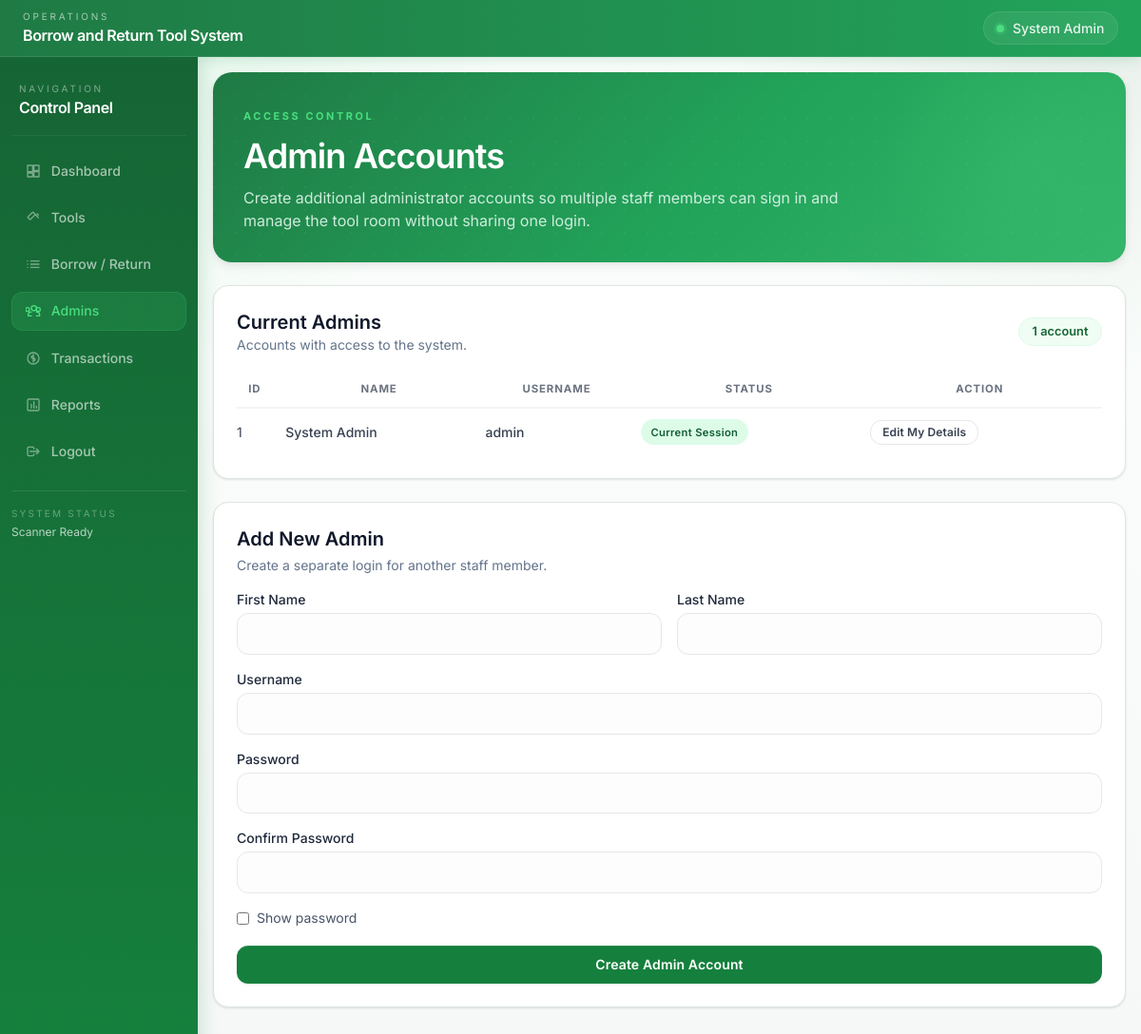
Screenshot of /admins (signed in) with the database file from the repository.
### tables this page shows
CREATE TABLE admins (
            id INTEGER PRIMARY KEY AUTOINCREMENT,
            username TEXT NOT NULL UNIQUE,
            password_hash TEXT NOT NULL
        , first_name TEXT DEFAULT '', last_name TEXT DEFAULT '');

### app.py (the view, shortened to what this page needs)
@app.route("/admins", methods=["GET", "POST"])
@login_required
def admins():
    db = get_db()
    return render_admins_page(db)

### app.py (called while the page is built)
def get_db():
    if "db" not in g:
        g.db = sqlite3.connect(DATABASE_PATH)
        g.db.row_factory = sqlite3.Row
        ensure_schema(g.db)
    return g.db

def login_required(view_func):
    @wraps(view_func)
    def wrapped_view(*args, **kwargs):
        if session.get("admin_id") is None:
            flash("Please log in to continue.", "warning")
            return redirect(url_for("login"))
        return view_func(*args, **kwargs)
    return wrapped_view

def render_admins_page(db, form_data=None):
    admins = db.execute(
        "SELECT id, username, first_name, last_name FROM admins ORDER BY username ASC"
    ).fetchall()
    return render_template(
        "admins.html",
        admins=admins,
        form_data=form_data or {},
    )

### templates/admins.html (shortened to what this page needs)
{% extends 'base.html' %}
{% block content %}
<div class="space-y-6">
    <section class="hero-panel p-6 md:p-8 overflow-hidden">
        <div class="max-w-3xl space-y-3 relative z-10">
            <span class="eyebrow">Access Control</span>
            <h2 class="text-3xl md:text-4xl font-semibold text-white tracking-tight">Admin Accounts</h2>
            <p class="text-emerald-50/85 max-w-2xl">Create additional administrator accounts so multiple staff members can sign in and manage the tool room without sharing one login.</p>
        </div>
        <div class="hero-orb"></div>
    </section>
    <div class="grid grid-cols-1 xl:grid-cols-[1.1fr_0.9fr] gap-6">
        <section class="surface-panel p-5 md:p-6 space-y-4">
            <div class="flex items-center justify-between gap-3 flex-wrap">
                <div>
                    <h3 class="text-xl font-semibold text-slate-900">Current Admins</h3>
                    <p class="text-sm text-slate-500">Accounts with access to the system.</p>
                </div>
                <span class="metric-chip">{{ admins|length }} account{{ '' if admins|length == 1 else 's' }}</span>
            </div>
            <div class="table-wrap">
                <table class="min-w-full text-sm data-table">
                    <thead>
                        <tr>
                            <th class="py-3 pr-3">ID</th>
                            <th class="py-3 pr-3">Name</th>
                            <th class="py-3 pr-3">Username</th>
                            <th class="py-3 pr-3">Status</th>
                            <th class="py-3 pr-3">Action</th>
                        </tr>
                    </thead>
                    <tbody>
                        {% for admin in admins %}
                        <tr>
                            <td class="py-3 pr-3">{{ admin.id }}</td>
                            <td class="py-3 pr-3 font-medium text-slate-900">{{ admin.first_name }} {{ admin.last_name }}</td>
                            <td class="py-3 pr-3 font-medium text-slate-900">{{ admin.username }}</td>
                            <td class="py-3 pr-3">
                                {% if admin.id == session.get('admin_id') %}
                                <span class="badge bg-maroon-100 text-maroon-800">Current Session</span>
                                {% else %}
                                <span class="badge bg-slate-100 text-slate-700">Active</span>
                                {% endif %}
                            </td>
                            <td class="py-3 pr-3">
                                {% if admin.id == session.get('admin_id') %}
                                <a href="{{ url_for('edit_admin', admin_id=admin.id) }}" class="btn-outline text-xs px-3 py-1">Edit My Details</a>
                                {% else %}
                                <span class="text-xs text-slate-400">Own account only</span>
                                {% endif %}
                            </td>
                        </tr>
                        {% else %}
                        <tr>
                            <td colspan="5" class="py-4 text-center text-slate-500">No admin accounts found.</td>
                        </tr>
                        {% endfor %}
                    </tbody>
                </table>
            </div>
        </section>
        <section class="surface-panel p-5 md:p-6 space-y-4">
            <div>
                <h3 class="text-xl font-semibold text-slate-900">Add New Admin</h3>
                <p class="text-sm text-slate-500 mt-1">Create a separate login for another staff member.</p>
            </div>
            <form method="post" class="space-y-4">
                <div class="grid grid-cols-1 md:grid-cols-2 gap-4">
                    <div>
                        <label class="block text-sm font-medium mb-1">First Name</label>
                        <input type="text" name="first_name" value="{{ form_data.get('first_name', '') }}" class="input-field" required />
                    </div>
                    <div>
                        <label class="block text-sm font-medium mb-1">Last Name</label>
                        <input type="text" name="last_name" value="{{ form_data.get('last_name', '') }}" class="input-field" required />
                    </div>
                </div>
                <div>
                    <label class="block text-sm font-medium mb-1">Username</label>
                    <input type="text" name="username" value="{{ form_data.get('username', '') }}" class="input-field" required />
                </div>
                <div>
                    <label class="block text-sm font-medium mb-1">Password</label>
                    <input id="createAdminPassword" type="password" name="password" class="input-field" required />
                </div>
                <div>
                    <label class="block text-sm font-medium mb-1">Confirm Password</label>
                    <input id="createAdminConfirmPassword" type="password" name="confirm_password" class="input-field" required />
                </div>
                <label class="inline-flex items-center gap-2 text-sm text-slate-600 select-none">
                    <input id="toggleCreateAdminPassword" type="checkbox" class="accent-emerald-700" />
                    <span>Show password</span>
                </label>
                <button type="submit" class="btn-primary w-full">Create Admin Account</button>
            </form>
        </section>
    </div>
</div>
{% endblock %}

### static/css/styles.css (style rules this page uses)
:root { --g-950: #052e16; --g-900: #14532d; --g-800: #166534; --g-700: #15803d; --g-600: #16a34a; --g-500: #22c55e; --g-400: #4ade80; --g-200: #bbf7d0; --g-100: #dcfce7; --g-50: #f0fdf4; --n-900: #111827; --n-800: #1f2937; --n-700: #374151; --n-600: #4b5563; --n-500: #6b7280; --n-400: #9ca3af; --n-300: #d1d5db; --n-200: #e5e7eb; --n-100: #f3f4f6; --n-50: #f9fafb; --white: #ffffff; --sh-xs: 0 1px 2px rgba(0,0,0,0.05); --sh-sm: 0 1px 3px rgba(0,0,0,0.07), 0 1px 2px rgba(0,0,0,0.04); --sh-md: 0 4px 12px rgba(0,0,0,0.07), 0 2px 4px rgba(0,0,0,0.04); --sh-lg: 0 8px 24px rgba(0,0,0,0.08), 0 3px 6px rgba(0,0,0,0.04); --sh-xl: 0 20px 40px rgba(0,0,0,0.10), 0 6px 12px rgba(0,0,0,0.05); --sidebar-bg: #166534; --radius: 0.75rem; --radius-lg: 1rem; --radius-xl: 1.25rem; }
*,*::before,*::after { box-sizing: border-box; }
* { font-family: 'Inter', -apple-system, BlinkMacSystemFont, 'Segoe UI', sans-serif; }
body { background-color: var(--n-50); background-image: radial-gradient(circle at 8% -5%, rgba(34, 197, 94, 0.12), transparent 28%), radial-gradient(circle at 96% 2%, rgba(20, 83, 45, 0.08), transparent 24%), linear-gradient(180deg, #fbfefc 0%, #f8fbf9 55%, #f6f8f7 100%); color: var(--n-900); min-height: 100vh; -webkit-font-smoothing: antialiased; -moz-osx-font-smoothing: grayscale; }
.app-body { position: relative; }
.hero-panel { position: relative; border-radius: var(--radius-xl); overflow: hidden; background: linear-gradient(135deg, #1f7a44 0%, #22a35a 55%, #34b56a 100%); box-shadow: var(--sh-md); color: #fff; border: none; }
.hero-panel::before { content: ''; position: absolute; inset: 0; background-image: radial-gradient(circle at 1px 1px, rgba(255,255,255,0.04) 1px, transparent 0); background-size: 24px 24px; }
.hero-orb { position: absolute; right: -5rem; top: -5rem; width: 22rem; height: 22rem; border-radius: 999px; background: radial-gradient(circle, rgba(74,222,128,0.14), transparent 65%); pointer-events: none; }
.eyebrow { display: inline-flex; align-items: center; gap: 0.4rem; font-size: 0.68rem; font-weight: 700; text-transform: uppercase; letter-spacing: 0.24em; color: var(--g-400); }
.metric-chip { display: inline-flex; align-items: center; border-radius: 999px; background: var(--g-50); color: var(--g-800); border: 1px solid var(--g-100); padding: 0.3rem 0.85rem; font-size: 0.8rem; font-weight: 600; }
.surface-panel { background: var(--white); border: 1px solid #dfe6e2; border-radius: var(--radius-lg); box-shadow: var(--sh-sm); }
.input-field { border: 1.5px solid var(--n-200); background: #fcfdfc; border-radius: var(--radius); padding: 0.65rem 0.9rem; width: 100%; outline: none; font-size: 0.875rem; color: var(--n-900); transition: border-color 0.18s, box-shadow 0.18s, background-color 0.18s; }
.input-field::placeholder { color: var(--n-400); }
.btn-primary { display: inline-flex; justify-content: center; align-items: center; gap: 0.4rem; background: var(--g-700); color: #fff; border-radius: var(--radius); padding: 0.62rem 1.2rem; font-size: 0.875rem; font-weight: 600; border: none; cursor: pointer; transition: background 0.15s, transform 0.12s, box-shadow 0.15s; box-shadow: 0 1px 2px rgba(0,0,0,0.1), inset 0 1px 0 rgba(255,255,255,0.08); text-decoration: none; white-space: nowrap; letter-spacing: 0.01em; }
.btn-outline { display: inline-flex; justify-content: center; align-items: center; gap: 0.4rem; border: 1.5px solid var(--n-200); color: var(--n-700); background: var(--white); border-radius: var(--radius); padding: 0.6rem 1.1rem; font-size: 0.875rem; font-weight: 600; cursor: pointer; transition: all 0.15s; text-decoration: none; white-space: nowrap; letter-spacing: 0.01em; }
.badge { display: inline-flex; align-items: center; border-radius: 999px; padding: 0.2rem 0.65rem; font-size: 0.7rem; font-weight: 600; letter-spacing: 0.03em; white-space: nowrap; }
.table-wrap { overflow-x: auto; }
.data-table { width: 100%; border-collapse: collapse; }
.data-table thead tr { border-bottom: 2px solid var(--n-100); }
.data-table thead th { font-size: 0.71rem; font-weight: 700; text-transform: uppercase; letter-spacing: 0.08em; color: var(--n-500); padding: 0.6rem 0.85rem 0.6rem 0; white-space: nowrap; }
.data-table tbody tr { border-bottom: 1px solid var(--n-100); transition: background 0.1s; }
.data-table tbody tr:last-child { border-bottom: none; }
.data-table tbody td { padding: 0.7rem 0.85rem 0.7rem 0; font-size: 0.875rem; color: var(--n-700); vertical-align: middle; }

### rows the page displays
admins: id "1", first_name "System", last_name "Admin", username "admin", shows "Current Session"

### other values shown
{{ session.get('admin_full_name') or session.get('admin_username') }} "System Admin"
{{ admins|length }} "1"
